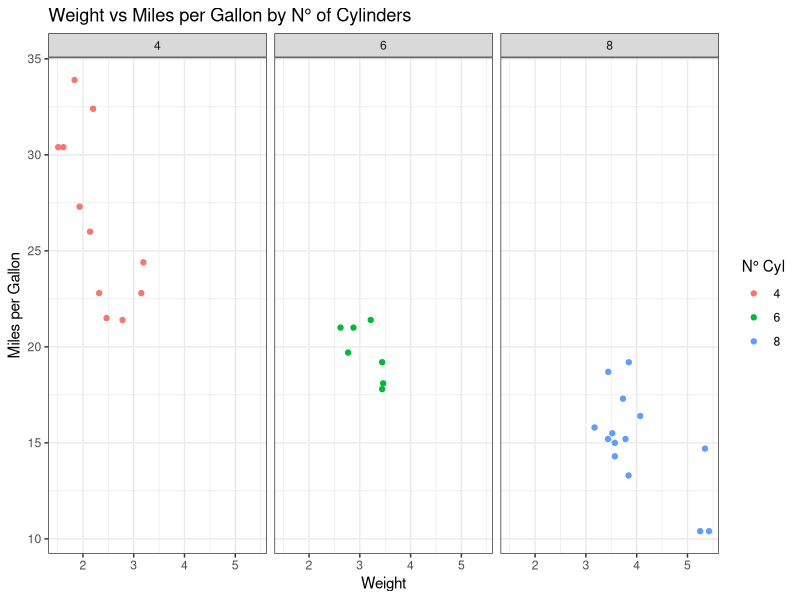

This chart was generated by the following R code:
# Exercise 6 - Faceting
# Using the built-in mtcars dataset:
# Tasks:
# 1. Create a scatter plot of wt (weight) vs mpg (miles per gallon).
# 2. Color the points by the number of cylinders (cyl).
# 3. Create separate plots for each cylinder group using facet_wrap().
# 4. Add a title and axis labels.
# 5. Apply a clean theme.

library(tidyverse)

View(mtcars)
str(mtcars)

mtcars %>%
  ggplot(aes(wt, mpg, 
             color = factor(cyl)))+
  geom_point()+
  facet_wrap(~factor(cyl))+
  labs(title = "Weight vs Miles per Gallon by N° of Cylinders",
       x = "Weight",
       y = "Miles per Gallon",
       color = "N° Cyl")+
  theme_bw()
